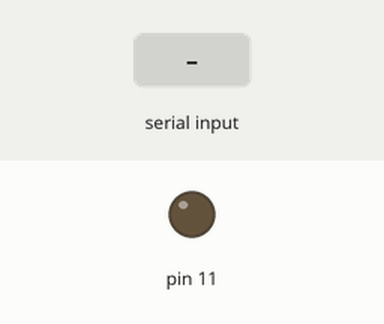
Bench run of a sketch on a simulated Arduino Uno, built with avr-gcc and run on an emulated ATmega328P. Parts: output pins drawn as LEDs (lit = HIGH). The inputs (shaded band) are chosen by the test bench.

Above: at 2.7 s.
2.8 s: "e90\n" received over Serial
At 4.0 s:
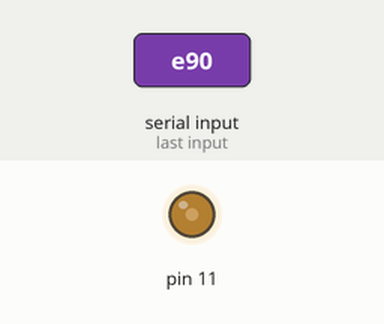
4.3 s: "e,45\n" received over Serial
At 5.4 s:
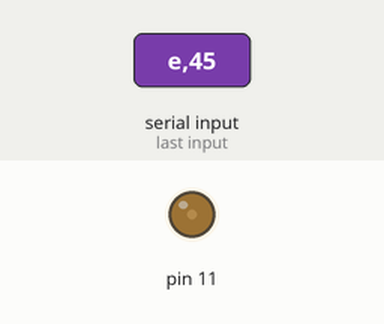
Timing chart, 0 to 7.3 s (numbered marks = the images above; inputs shaded):
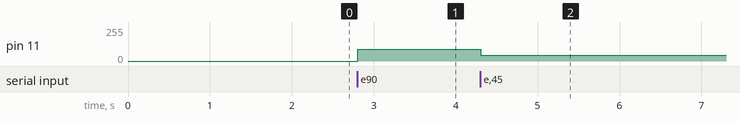

Measured:
- after the input at 2.8 s, pin 11: 0/255 → 90/255 at once
- after the input at 4.3 s, pin 11: 90/255 → 45/255 at once

The sketch:

ARDU_EXCEL.ino
```cpp
void setup() {
  // put your setup code here, to run once:
  Serial.begin(9600);
}

char ativa;
int led;


void loop() {
  // put your main code here, to run repeatedly:
  char comando = ativa;
  if (Serial.available() > 0)
  {
    ativa = Serial.read();
  }
  if (ativa == 'e')
  {
    led = Serial.parseInt();
    analogWrite(11, led);
    if (comando == 'i') ativa = 'i';
    else ativa = 'j';
  }
  if (ativa == 'i')
  {
    int teste1 = analogRead(A0);
    int teste2 = analogRead(A1);
    Serial.print(teste1);
    Serial.print(" , ");
    Serial.println(teste2);
delay(200);
  }


}
```
